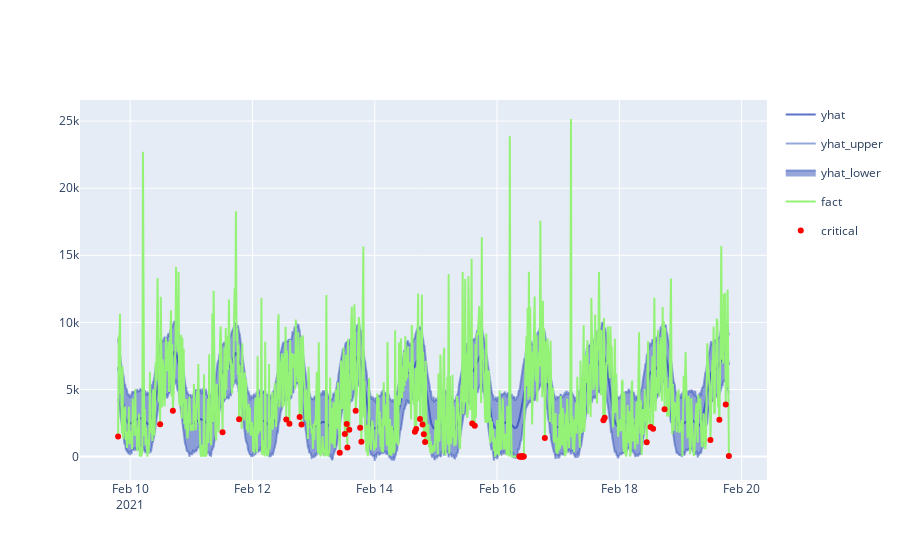

This figure's notebook cell:
### Markdown cell above
# Detect anomaly based on the distance sum for adjacent ouliers

We detect the anomalies for all outliers lower than the model and we sum the distance for all adjacent anomalies.

Conclusion: we have again a lot false negatif but we detect the main anomalie at 8:30 am.

### Code cell
#calculate the adjacent outliers and sum the distance
forecasted['crossing'] = (forecasted.anomaly != forecasted.anomaly.shift()).cumsum()
forecasted['cumul_distance'] = forecasted.groupby(['crossing','anomaly', 'fact'])['distance'].cumsum()
forecasted.loc[forecasted['cumul_distance'] >= 1, 'distance'] = 1
forecasted.loc[forecasted['cumul_distance'] < 1, 'distance'] = forecasted['cumul_distance']

#filter the outliers that lower than the model
anomalies = forecasted[forecasted['anomaly'] ==-1]

categorized(anomalies)
anomalies = anomalies[anomalies['category'] == "critical"]
showAnomalies(forecasted, anomalies)

### Figure 1 — Plotly figure (JSON) as saved in the notebook; plotly's stock layout.template omitted (floating-point values rounded to 4 significant figures; data arrays with more than 128 entries replaced by an {"elided": "..."} marker saying what was removed)
{"data": [{"line": {"color": "rgba(51, 81, 184, 0.8)"}, "name": "yhat", "type": "scatter", "x": {"elided": "960 str values"}, "y": {"elided": "960 float values"}}, {"customdata": {"elided": "960 float values"}, "hovertemplate": "yhat_upper:%{y:.3f}<br>ref:%{customdata:.2f}", "line": {"color": "rgba(51, 81, 184, 0.5)"}, "name": "yhat_upper", "type": "scatter", "x": {"elided": "960 str values"}, "y": {"elided": "960 float values"}}, {"customdata": {"elided": "960 float values"}, "fill": "tonexty", "hovertemplate": "yhat_upper:%{y:.3f}<br>ref:%{customdata:.2f}", "line": {"color": "rgba(51, 81, 184, 0.5)"}, "name": "yhat_lower", "type": "scatter", "x": {"elided": "960 str values"}, "y": {"elided": "960 float values"}}, {"line": {"color": "rgba(148, 242, 119, 1)"}, "name": "fact", "type": "scatter", "x": {"elided": "960 str values"}, "y": {"elided": "960 int values"}}, {"customdata": [[1], [0.8287], [0.8762], [0.8641], [1], [0.7732], [0.9195], [1], [0.9481], [1], [1], [0.9619], [1], [0.8189], [0.8055], [1], [1], [1], [1], [1], [1], [1], [1], [0.906], [1], [0.9705], [1], [1], [1], [1], [1], [1], [1], [1], [1], [1], [0.8329], [0.9697], [1], [0.9138], [1], [0.8606], [0.8597], [1]], "hovertemplate": "category=critical<br>ds=%{x}<br>fact=%{y}<br>distance=%{customdata[0]:.2f}<extra></extra>", "legendgroup": "critical", "marker": {"color": "red", "symbol": "circle"}, "mode": "markers", "name": "critical", "orientation": "v", "showlegend": true, "type": "scatter", "x": ["2021-02-09T19:15:00", "2021-02-10T11:45:00", "2021-02-10T16:45:00", "2021-02-11T12:15:00", "2021-02-11T18:45:00", "2021-02-12T13:15:00", "2021-02-12T14:30:00", "2021-02-12T18:30:00", "2021-02-12T19:15:00", "2021-02-13T10:15:00", "2021-02-13T12:15:00", "2021-02-13T13:00:00", "2021-02-13T13:15:00", "2021-02-13T14:00:00", "2021-02-13T16:30:00", "2021-02-13T18:15:00", "2021-02-13T18:45:00", "2021-02-14T15:45:00", "2021-02-14T16:15:00", "2021-02-14T17:45:00", "2021-02-14T18:45:00", "2021-02-14T19:15:00", "2021-02-14T19:45:00", "2021-02-15T14:15:00", "2021-02-15T15:15:00", "2021-02-16T08:45:00", "2021-02-16T09:00:00", "2021-02-16T09:15:00", "2021-02-16T09:30:00", "2021-02-16T09:45:00", "2021-02-16T10:00:00", "2021-02-16T10:15:00", "2021-02-16T10:30:00", "2021-02-16T18:45:00", "2021-02-17T17:45:00", "2021-02-17T18:15:00", "2021-02-18T10:45:00", "2021-02-18T12:15:00", "2021-02-18T13:15:00", "2021-02-18T17:45:00", "2021-02-19T11:45:00", "2021-02-19T15:15:00", "2021-02-19T17:45:00", "2021-02-19T19:00:00"], "xaxis": "x", "y": [1495, 2415, 3411, 1817, 2788, 2767, 2456, 2946, 2394, 288, 1681, 2432, 675, 2009, 3422, 2153, 1108, 1860, 2050, 2797, 2383, 1661, 1091, 2458, 2305, 0, 0, 0, 0, 0, 0, 0, 0, 1377, 2707, 2887, 1070, 2205, 2081, 3520, 1229, 2742, 3881, 54], "yaxis": "y"}], "layout": {"hovermode": "x unified"}}
